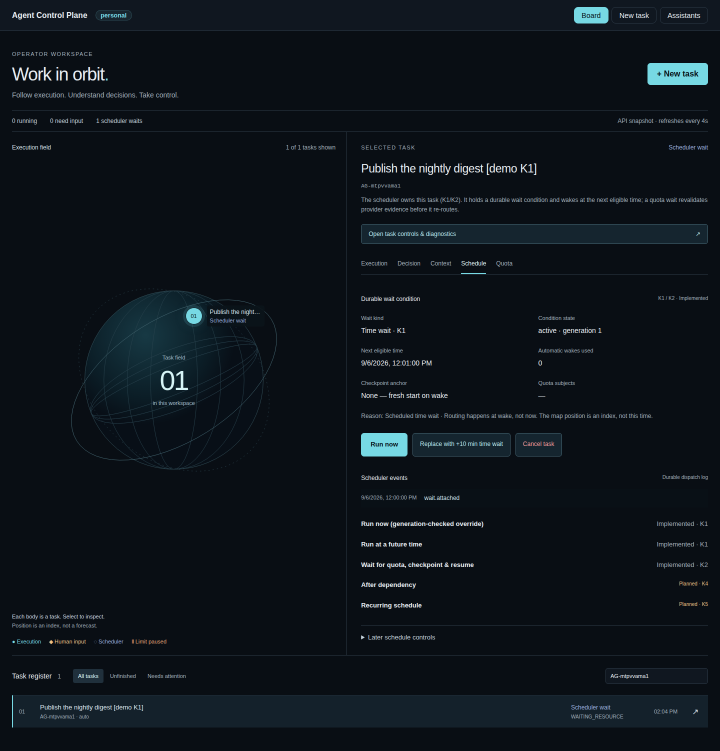
#> input picture docs/demo/assets/demo-a-1-k1-waiting.png, 1440 x 1501 px (shown at 1/2 size)
$ python make-walkthrough-gif.py
#> lines starting #> are read from the running program, lines starting #| are printed output that depends on the picture
"""Builds docs/demo/assets/demo-a-walkthrough.gif from the stills `pnpm demo:a`
produces. Needs Pillow (`pip install pillow`, a virtualenv is fine) and nothing
else; the repo has no runtime dependency on it.

    python3 docs/demo/make-walkthrough-gif.py
"""
from PIL import Image
import os
src = os.path.dirname(os.path.abspath(__file__)) + "/assets"
BG = (4, 7, 11)
# (still, bottom of its own content in cropped coordinates, hold ms)
plan = [("demo-a-1-k1-waiting.png", 900, 3500),
        ("demo-a-2-k2-quota-wait.png", 960, 4500),
        ("demo-a-3-k3-idle-probe.png", 760, 3500)]
# UI v2: the inspector column of the 1440px full-page still.
LEFT, TOP, RIGHT = 760, 318, 1420
H = max(p[1] for p in plan)
frames, durations = [], []
for name, bottom, hold in plan:
    im = Image.open(os.path.join(src, name)).convert("RGB")
#> im is the input picture: PIL image 1440x1501 RGB; mean R, G, B 13.5, 20.3, 26.9
    crop = im.crop((LEFT, TOP, min(RIGHT, im.width), min(TOP + bottom, im.height)))
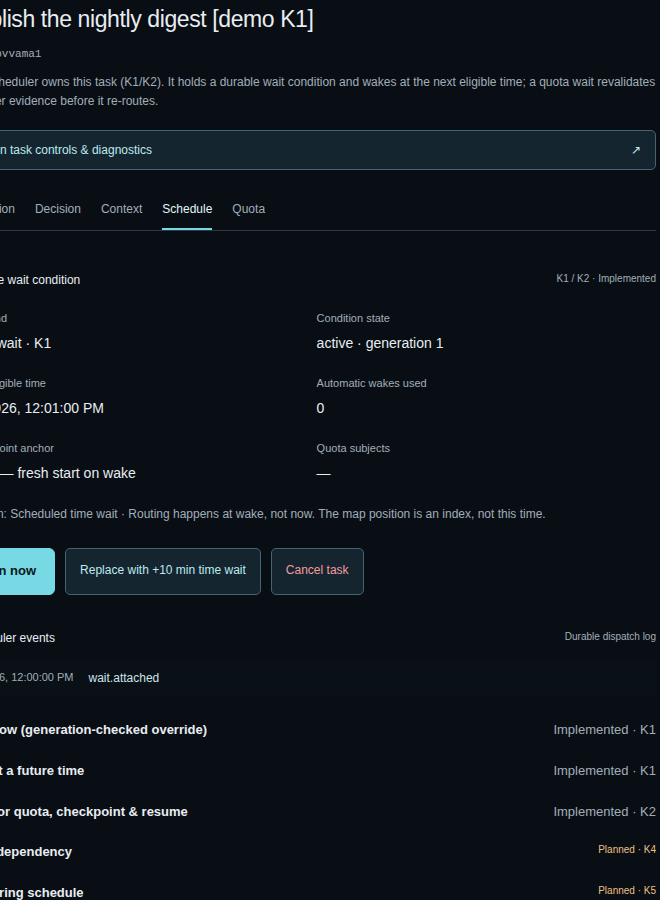
#> crop: PIL image 660x900 RGB; mean R, G, B 15, 21.3, 27.6
    canvas = Image.new("RGB", (crop.width, H), BG)
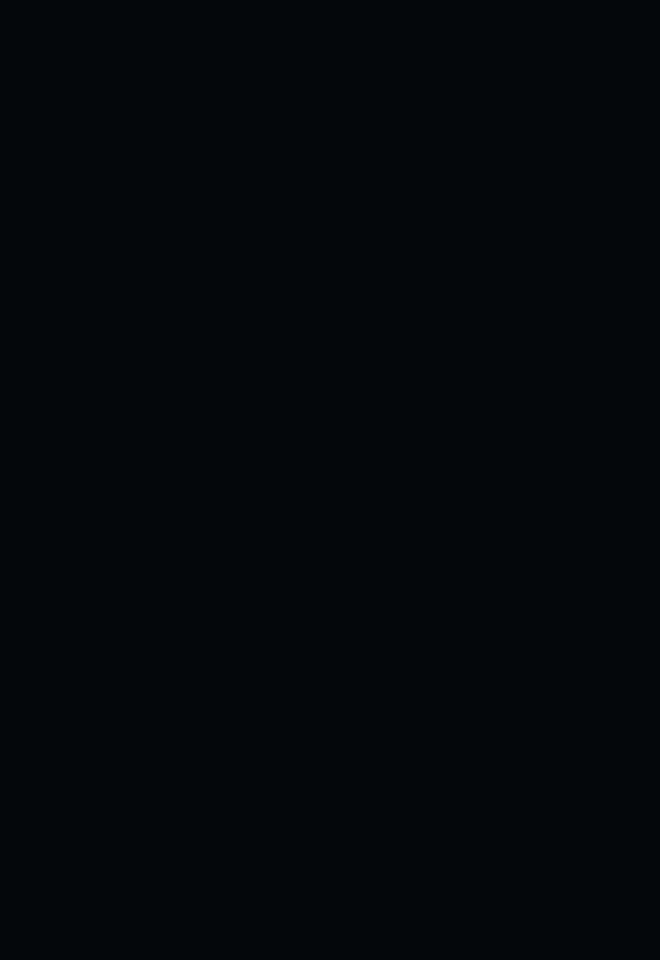
#> canvas: PIL image 660x960 RGB; mean R, G, B 4, 7, 11
    canvas.paste(crop, (0, 0))
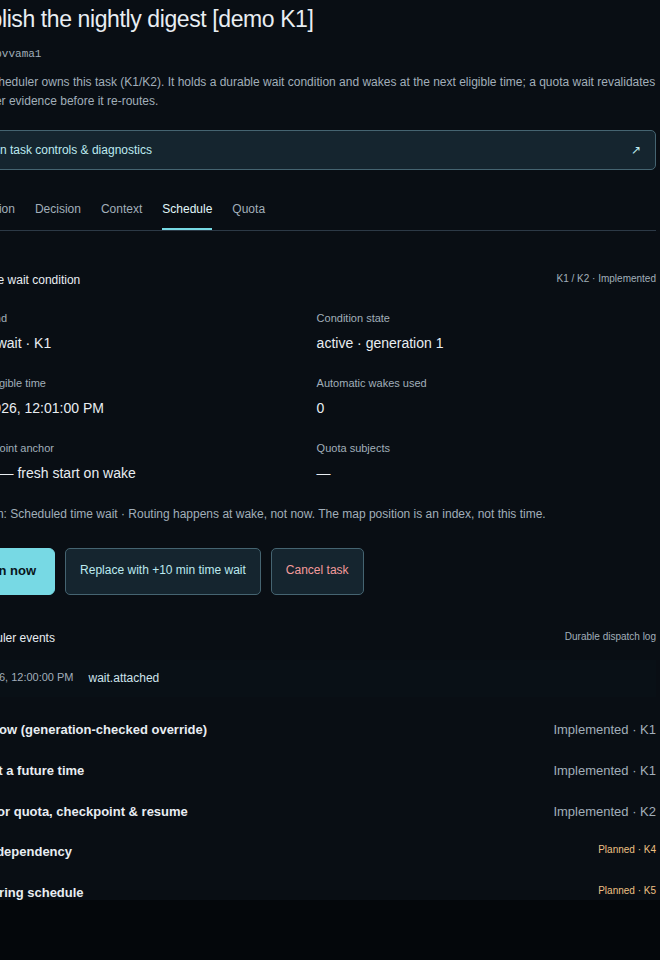
#> canvas: PIL image 660x960 RGB; mean R, G, B 14.3, 20.4, 26.6
    frames.append(canvas.convert("P", palette=Image.ADAPTIVE, colors=128))
    durations.append(hold)
#> pass 2 of the loop `for name, bottom, hold in plan:`:
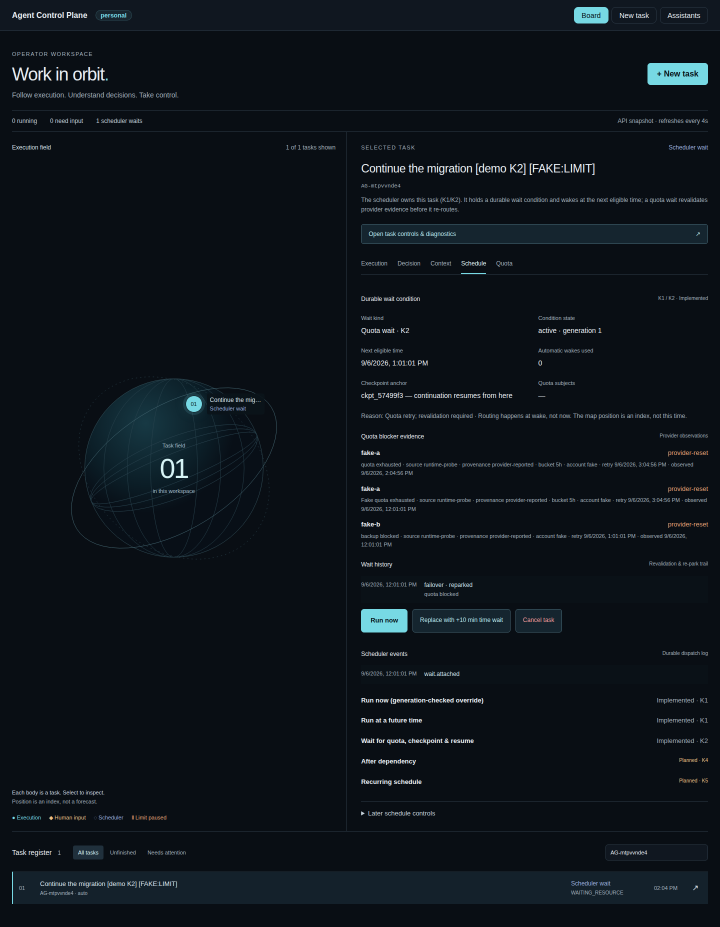
#> input picture docs/demo/assets/demo-a-2-k2-quota-wait.png, 1440 x 1854 px (shown at 1/2 size)
#> im is the input picture: PIL image 1440x1854 RGB; mean R, G, B 13.3, 19.8, 26.3
#> `crop = im.crop((LEFT, TOP, min(RIGHT, im.width), min(TOP + bottom, im...`:
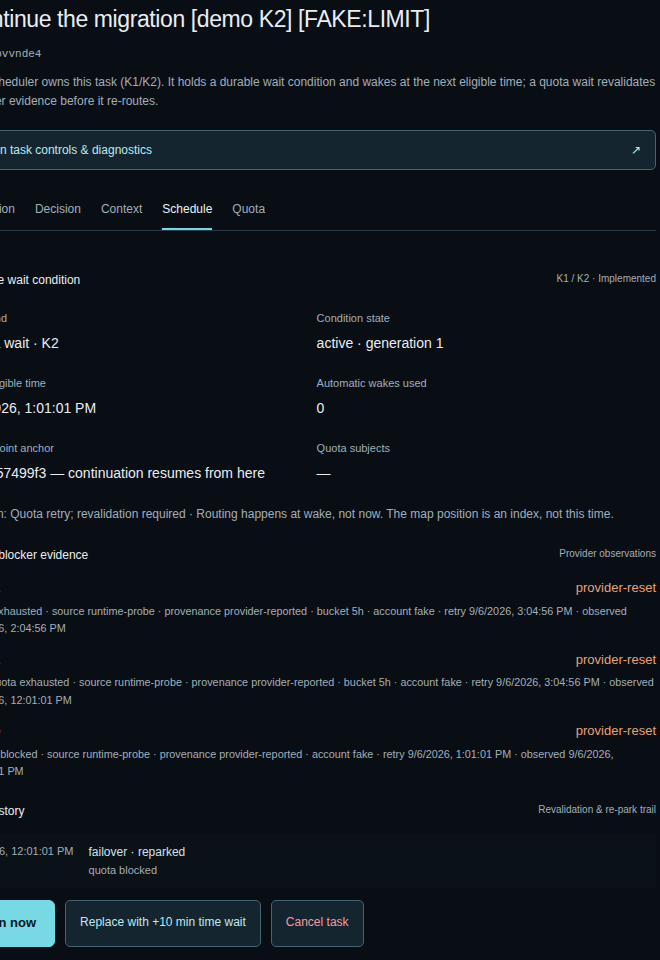
#> crop: PIL image 660x960 RGB; mean R, G, B 15.4, 21.8, 28.1
#> pass 3 of the loop `for name, bottom, hold in plan:`:
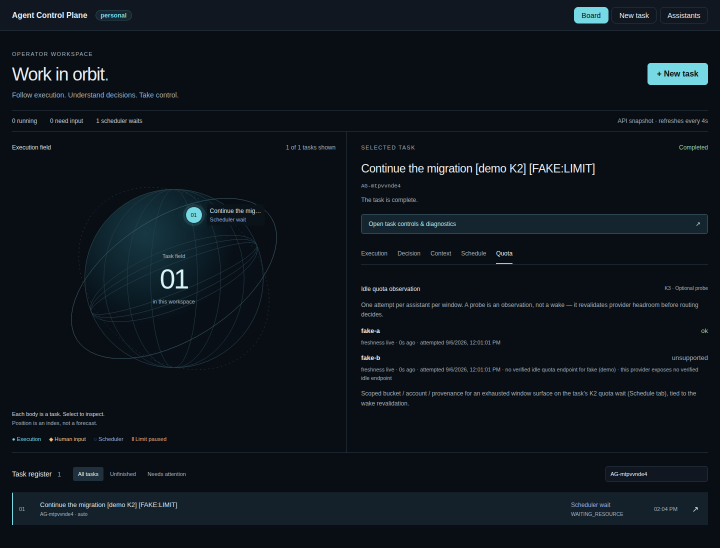
#> input picture docs/demo/assets/demo-a-3-k3-idle-probe.png, 1440 x 1096 px (shown at 1/2 size)
#> im is the input picture: PIL image 1440x1096 RGB; mean R, G, B 14, 21.1, 27.9
#> `crop = im.crop((LEFT, TOP, min(RIGHT, im.width), min(TOP + bottom, im...`:
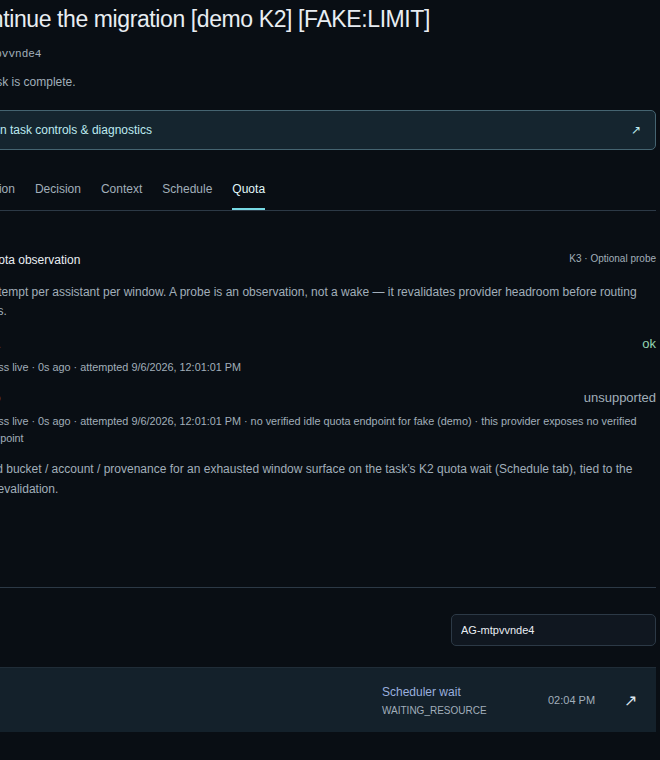
#> crop: PIL image 660x760 RGB; mean R, G, B 14.7, 21.2, 27.9
#> `canvas.paste(crop, (0, 0))`:
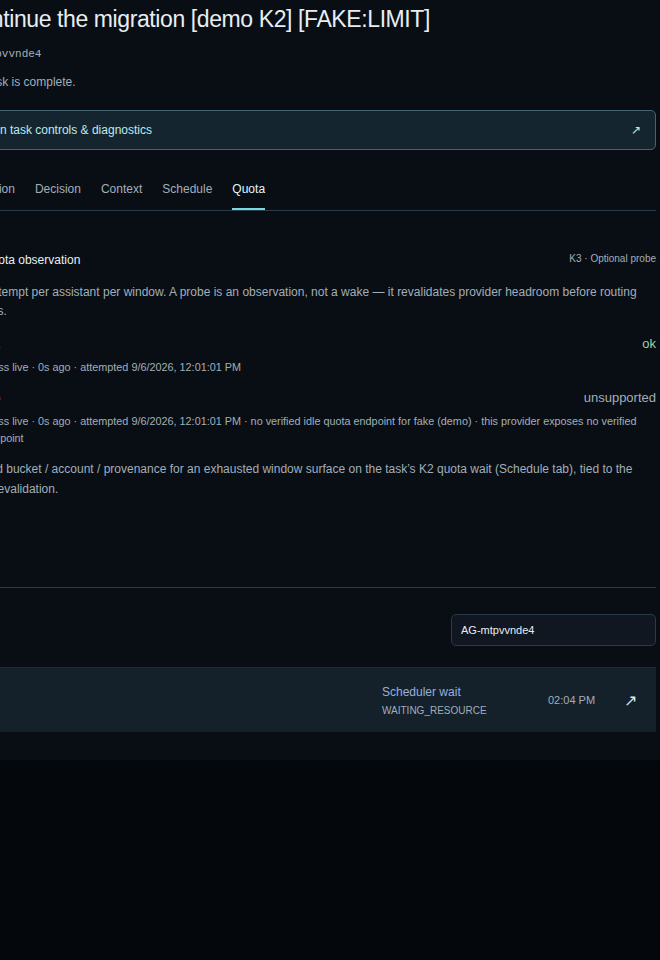
#> canvas: PIL image 660x960 RGB; mean R, G, B 12.5, 18.2, 24.4
out = os.path.join(src, "demo-a-walkthrough.gif")
frames[0].save(out, save_all=True, append_images=frames[1:], duration=durations, loop=0, optimize=True)
print(frames[0].width, "x", H, "->", os.path.getsize(out) // 1024, "KB")
#| 660 x 960 -> 100 KB
